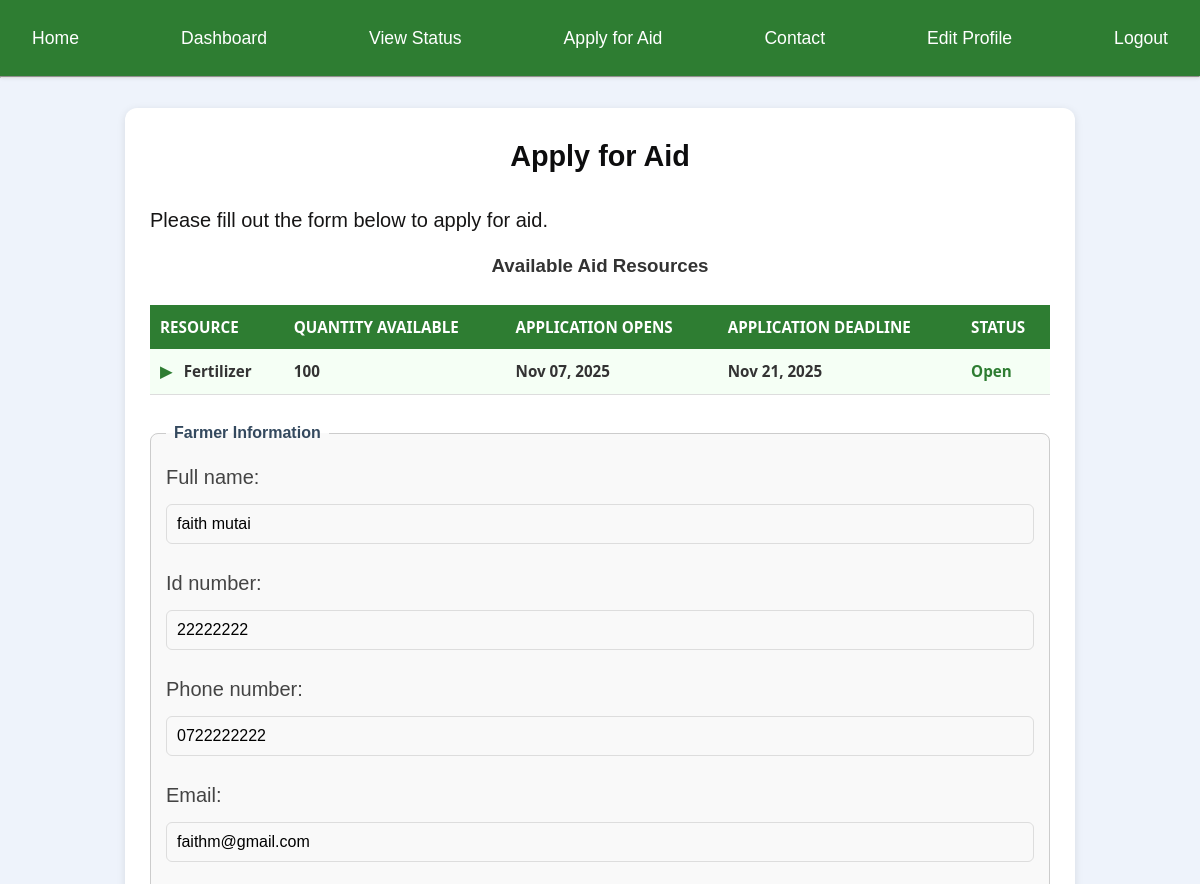
Before: /apply/ (signed in, upper part) with the older database file.
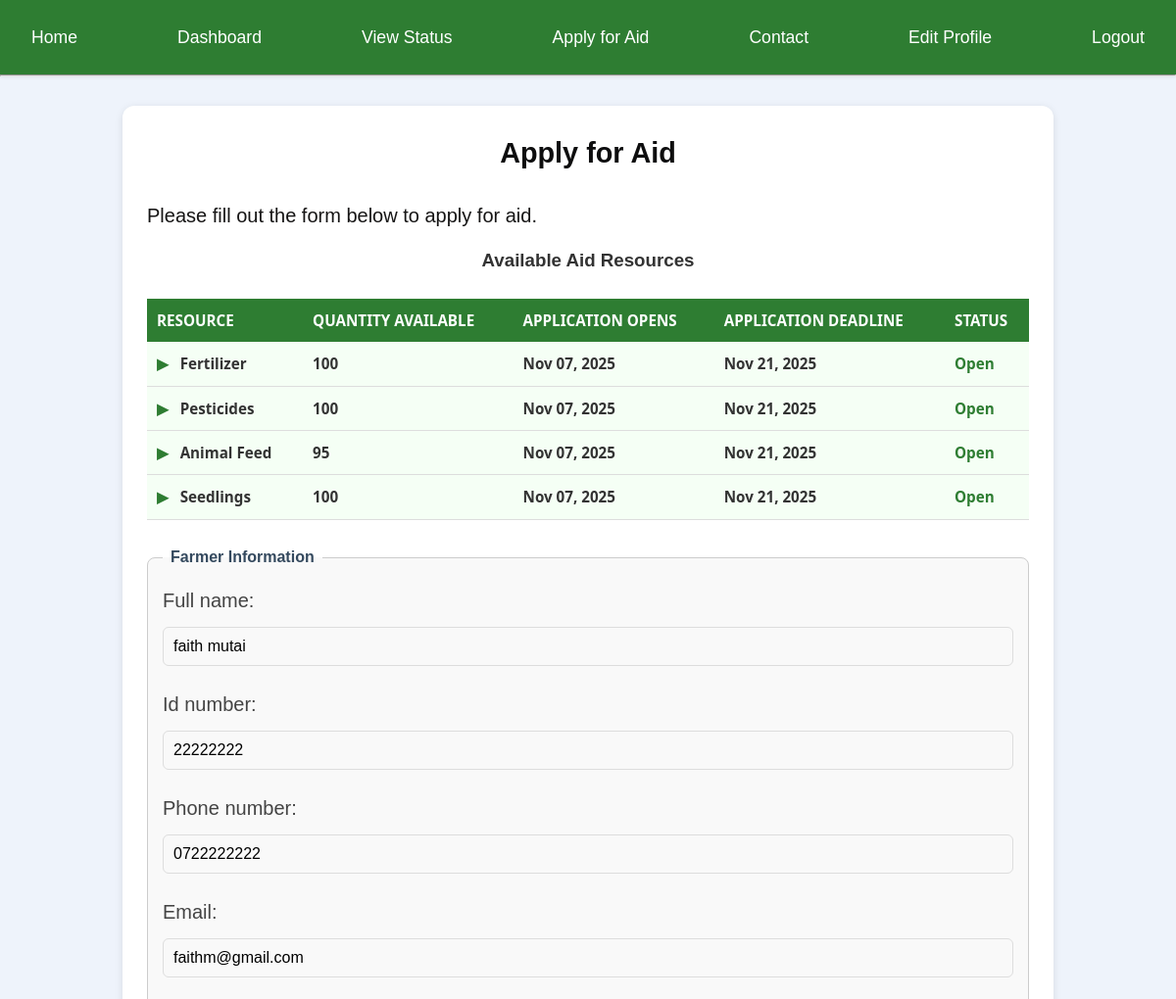
After: the same page with the newer database file.
### core/models.py (models this page shows, shortened)
class AidItem(models.Model):
    AID_CHOICES = [
        ('fertilizer', 'Fertilizer'),
        ('seedlings', 'Seedlings'),
        ('pesticides', 'Pesticides'),
        ('animal_feed', 'Animal Feed'),
        ('other', 'Other'),
    ]
    name = models.CharField(max_length=100, choices=AID_CHOICES)
    quantity_available = models.PositiveIntegerField(default=0)
    application_start = models.DateField()
    application_deadline = models.DateField()
    is_open_for_application = models.BooleanField(default=True)
    subitems = models.JSONField(default=list, blank=True)

### core/views.py (the view)
# urls.py: path("apply/", views.apply_aid, name="apply_aid"),
def apply_aid(request):
    farmer = Farmer.objects.filter(user=request.user).first()
    available_items = AidItem.objects.all()  # e.g., Seedlings, Fertilizer, etc.
    if request.method == "POST":
        farmer_form = FarmerForm(request.POST, instance=farmer)
        aid_form = AidApplicationForm(request.POST)
        if farmer_form.is_valid():
            farmer = farmer_form.save(commit=False)
            farmer.user = request.user
            farmer.save()
            messages.success(request, "Farmer profile saved successfully ✅")
        else:
            messages.error(request, "Please correct the farmer info errors.")
        if farmer and aid_form.is_valid():
            sub_aid_item = aid_form.cleaned_data["sub_aid_item"]
            aid_item = sub_aid_item.aid_item
            quantity_requested = aid_form.cleaned_data["quantity_requested"]
            if not aid_item.is_open_for_application:
                messages.error(
                    request,
                    f"Applications for {aid_item.get_name_display()} are currently closed."
                )
                return redirect("apply_aid")
            if sub_aid_item.quantity_available < quantity_requested:
                messages.error(
                    request,
                    f"Only {sub_aid_item.quantity_available} {sub_aid_item.name} available. "
                    "Please request a smaller quantity."
                )
                return redirect("apply_aid")
            existing_application = AidApplication.objects.filter(
                farmer=farmer,
                sub_aid_item=sub_aid_item
            ).exclude(status="rejected").exists()
            if existing_application:
                messages.error(
                    request,
                    f"You already have an active application for {sub_aid_item.name}."
                )
                return redirect("apply_aid")
            AidApplication.objects.create(
                farmer=farmer,
                aid_item=aid_item,
                sub_aid_item=sub_aid_item,
                quantity_requested=quantity_requested,
            )
            sub_aid_item.quantity_available -= quantity_requested
            sub_aid_item.save()
            if hasattr(aid_item, "quantity_available"):
                aid_item.quantity_available = max(aid_item.quantity_available - quantity_requested, 0)
                aid_item.save()
            messages.success(
                request,
                f"Your application for {quantity_requested} {sub_aid_item.name} has been submitted successfully ✅"
            )
            return redirect("dashboard")
    else:
        farmer_form = FarmerForm(instance=farmer)
        aid_form = AidApplicationForm()
    context = {
        "farmer_form": farmer_form,
        "aid_form": aid_form,
        "available_items": available_items,
        "farmer": farmer,
    }
    return render(request, "core/apply_aid.html", context)

### core/forms.py
class FarmerForm(forms.ModelForm):
    class Meta:
        model = Farmer
        fields = [
            "full_name",
            "id_number",
            "phone_number",
            "email",
            "county",
            "sub_county",
            "ward",
            "farm_size",
            "farming_type",
        ]
        widgets = {
            "full_name": forms.TextInput(attrs={"class": "form-control"}),
            "id_number": forms.TextInput(attrs={"class": "form-control"}),
            "phone_number": forms.TextInput(attrs={"class": "form-control"}),
            "email": forms.EmailInput(attrs={"class": "form-control"}),
            "county": forms.TextInput(attrs={"class": "form-control"}),
            "sub_county": forms.TextInput(attrs={"class": "form-control"}),
            "ward": forms.TextInput(attrs={"class": "form-control"}),
            "farm_size": forms.NumberInput(attrs={"class": "form-control"}),
            "farming_type": forms.Select(attrs={"class": "form-control"}),
        }

### core/templates/core/apply_aid.html (shortened to what this page needs)
{% extends "base.html" %}
{% block content %}
<div class="apply-aid-container">
    <h2>Apply for Aid</h2>
    <p>Please fill out the form below to apply for aid.</p>
    <div class="aid-availability">
        <h3>Available Aid Resources</h3>
        <table class="aid-table">
            <thead>
                <tr>
                    <th>Resource</th>
                    <th>Quantity Available</th>
                    <th>Application Opens</th>
                    <th>Application Deadline</th>
                    <th>Status</th>
                </tr>
            </thead>
            <tbody>
                {% for item in available_items %}
                    <tr class="main-item" onclick="toggleSubItems({{ item.id }})">
                        <td>
                            <span id="arrow-{{ item.id }}" class="toggle-arrow">▶</span>
                            {{ item.get_name_display }}
                        </td>
                        <td>{{ item.quantity_available }}</td>
                        <td>{{ item.application_start|date:"M d, Y" }}</td>
                        <td>{{ item.application_deadline|date:"M d, Y" }}</td>
                        <td>
                            {% if item.is_open_for_application %}
                                <span class="status-open">Open</span>
                            {% else %}
                                <span class="status-closed">Closed</span>
                            {% endif %}
                        </td>
                    </tr>
                {% endfor %}
            </tbody>
        </table>
    </div><br>
    <form method="POST" class="apply-form">
        <div class="form-sections">
            <fieldset class="form-box">
                <legend>Farmer Information</legend>
                {{ farmer_form.as_p }}
            </fieldset>
        </div><br>
    </form>
</div>
{% endblock %}

Changed rows visible on the page:
added AidItem: name "Pesticides", quantity_available "100", application_start "Nov 07, 2025", application_deadline "Nov 21, 2025", is_open_for_application "Open"
added AidItem: name "Animal Feed", quantity_available "95", application_start "Nov 07, 2025", application_deadline "Nov 21, 2025", is_open_for_application "Open"
added AidItem: name "Seedlings", quantity_available "100", application_start "Nov 07, 2025", application_deadline "Nov 21, 2025", is_open_for_application "Open"
